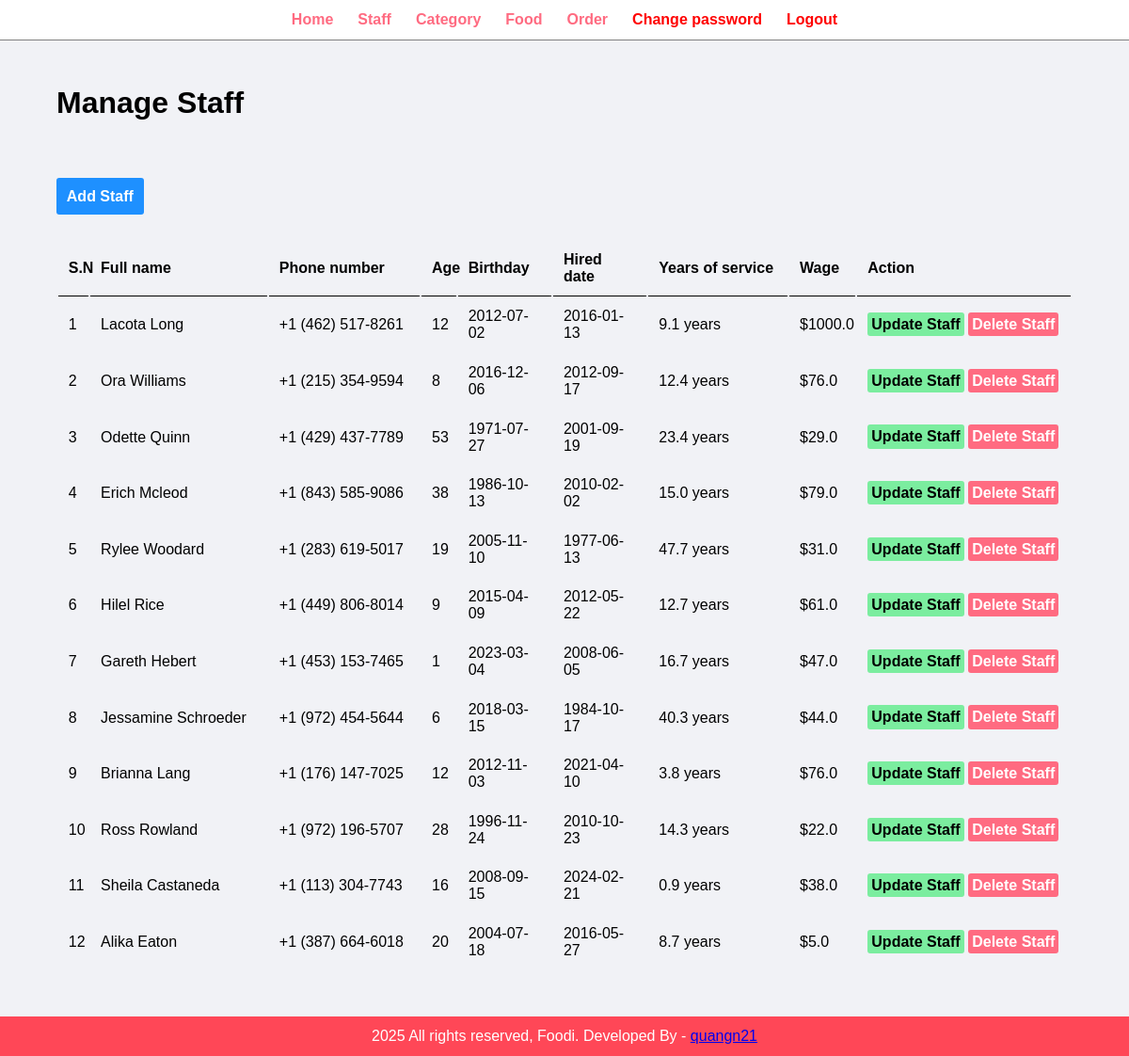
The app's page /admin/manage-staff.php (signed in) with its own data.
### tables this page shows
CREATE TABLE `staff` (
  `id` int(10) UNSIGNED NOT NULL,
  `fullname` varchar(255) NOT NULL,
  `phone_number` varchar(20) NOT NULL,
  `age` int(10) UNSIGNED NOT NULL,
  `birthday` date NOT NULL,
  `hire_date` date NOT NULL,
  `years_of_service` decimal(10,1) UNSIGNED NOT NULL,
  `wage` decimal(10,1) UNSIGNED NOT NULL
);

### admin/manage-staff.php (the view, shortened to what this page needs)
<?php include('partials/menu.php'); ?>
        <div class="main-content">
            <div class="wrapper">
                <h1>Manage Staff</h1>
                <br>
                <br><br><br>
                <a href="add-staff.php" class="btn-primary">Add Staff</a>
                <br><br><br>
                <table class="tbl-full">
                    <tr>
                        <th>S.N</th>
                        <th>Full name</th>
                        <th>Phone number</th>
                        <th>Age</th>
                        <th>Birthday</th>
                        <th>Hired date</th>
                        <th>Years of service</th>
                        <th>Wage</th>
                        <th>Action</th>
                    </tr>
                    <?php
                        $sql = "SELECT * FROM staff";
                        $res = mysqli_query($conn, $sql);
                        if($res == TRUE){
                            $count = mysqli_num_rows($res);
                            $sn = 1;
                            if($count > 0){
                                while($row=mysqli_fetch_assoc($res)){
                                    $id = $row['id'];
                                    $fullname = $row['fullname'];
                                    $phone_number = $row['phone_number'];
                                    $age = $row['age'];
                                    $birthday = $row['birthday'];
                                    $hire_date = $row['hire_date'];
                                    $years_of_service = $row['years_of_service'];
                                    $wage = $row['wage'];
                                    ?>
                                    <tr>
                                        <td><?php echo $sn++ ?> </td>
                                        <td><?php echo $fullname ?></td>
                                        <td><?php echo $phone_number ?></td>
                                        <td><?php echo $age ?></td>
                                        <td><?php echo $birthday ?></td>
                                        <td><?php echo $hire_date ?></td>
                                        <td><?php echo $years_of_service ?> years</td>
                                        <td>$<?php echo $wage ?></td>
                                        <td>
                                            <a href="<?php echo SITE_URL; ?>admin/update-staff.php?id=<?php echo $id ?>" class="btn-secondary">Update Staff</a>
                                            <a href="<?php echo SITE_URL;?>admin/delete-staff.php?id=<?php echo $id ?>" class="btn-danger">Delete Staff</a>
                                        </td>
                                    </tr>
                                    <?php
                                }
                            }else{
                            }
                        }
                    ?>
                </table>
            </div>
        </div>
<?php include('partials/footer.php'); ?>

### css/admin.css (style rules this page uses)
* { margin: 0; padding: 0; font-family: Arial, Helvetica, sans-serif; }
.wrapper { padding: 1%; width: 90%; margin: 0 auto; }
.tbl-full { width: 100%; }
table tr th { border-bottom: 1px solid black; padding: 1%; text-align: left; }
table tr td { padding: 1%; }
.btn-primary { background-color: #1e90ff; padding: 1% ; color: white; text-decoration: none; font-weight: bold; border-radius: 3px; }
.btn-secondary { background-color: #7bed9f; padding: 2%; color: black; text-decoration: none; font-weight: bold; border-radius: 3px; }
.btn-danger { background-color: #ff6b81; padding: 2%; color: white; text-decoration: none; font-weight: bold; border-radius: 3px; }
.main-content { background-color: #f1f2f6; padding: 3% 0; }

### records on screen
staff: fullname "Lacota Long", phone_number "+1 (462) 517-8261", age "12", birthday "2012-07-02", hire_date "2016-01-13", years_of_service "9.1", wage "1000.0"
staff: fullname "Ora Williams", phone_number "+1 (215) 354-9594", age "8", birthday "2016-12-06", hire_date "2012-09-17", years_of_service "12.4", wage "76.0"
staff: fullname "Odette Quinn", phone_number "+1 (429) 437-7789", age "53", birthday "1971-07-27", hire_date "2001-09-19", years_of_service "23.4", wage "29.0"
staff: fullname "Erich Mcleod", phone_number "+1 (843) 585-9086", age "38", birthday "1986-10-13", hire_date "2010-02-02", years_of_service "15.0", wage "79.0"
staff: fullname "Rylee Woodard", phone_number "+1 (283) 619-5017", age "19", birthday "2005-11-10", hire_date "1977-06-13", years_of_service "47.7", wage "31.0"
staff: fullname "Hilel Rice", phone_number "+1 (449) 806-8014", age "9", birthday "2015-04-09", hire_date "2012-05-22", years_of_service "12.7", wage "61.0"
staff: fullname "Gareth Hebert", phone_number "+1 (453) 153-7465", age "1", birthday "2023-03-04", hire_date "2008-06-05", years_of_service "16.7", wage "47.0"
staff: fullname "Jessamine Schroeder", phone_number "+1 (972) 454-5644", age "6", birthday "2018-03-15", hire_date "1984-10-17", years_of_service "40.3", wage "44.0"
staff: fullname "Brianna Lang", phone_number "+1 (176) 147-7025", age "12", birthday "2012-11-03", hire_date "2021-04-10", years_of_service "3.8", wage "76.0"
staff: fullname "Ross Rowland", phone_number "+1 (972) 196-5707", age "28", birthday "1996-11-24", hire_date "2010-10-23", years_of_service "14.3", wage "22.0"
staff: fullname "Sheila Castaneda", phone_number "+1 (113) 304-7743", age "16", birthday "2008-09-15", hire_date "2024-02-21", years_of_service "0.9", wage "38.0"
staff: fullname "Alika Eaton", phone_number "+1 (387) 664-6018", age "20", birthday "2004-07-18", hire_date "2016-05-27", years_of_service "8.7", wage "5.0"
